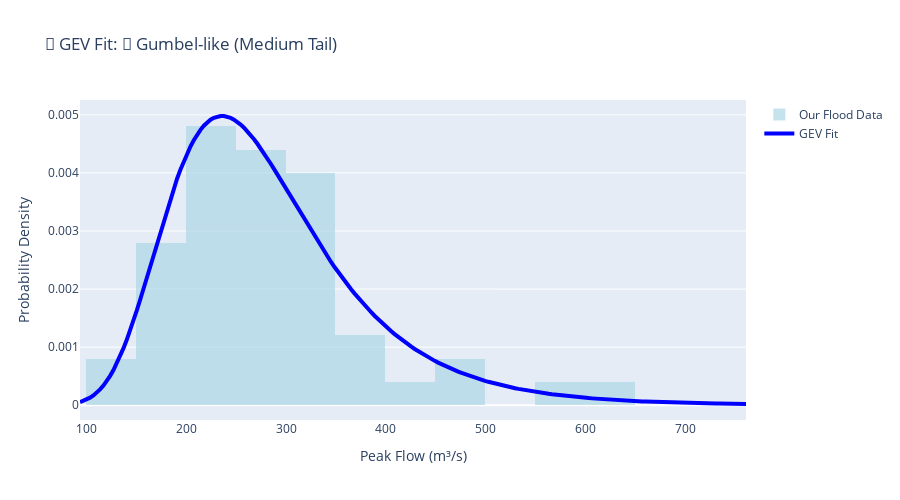

The notebook cell saved with this chart:
### Markdown cell above
---

# ⚡ Part 3: Fit GEV to Our Flood Data

Now let's fit GEV to our real flood data and see what type we get!

### Code cell
# Step 1: Fit GEV distribution (super easy!)
print("🔧 Fitting GEV to our flood data...")

# This one line does all the complex math!
gev_params = stats.genextreme.fit(flood_flows)
shape_scipy, location, scale = gev_params

# Convert to standard convention
shape = -shape_scipy  # Convert scipy convention to hydrology convention

print("\n📊 Results:")
print(f"Shape (ξ): {shape:.4f}")
print(f"Location (μ): {location:.1f} m³/s")
print(f"Scale (σ): {scale:.1f} m³/s")

# Step 2: What type did we get?
print("\n🎯 What type is this?")
if shape > 0.05:
    gev_type = "🔴 Fréchet (Heavy Tail)"
    meaning = "Extreme floods more likely than Gumbel predicts"
    advice = "Use conservative design approach!"
    color = 'red'
elif shape < -0.05:
    gev_type = "🟢 Weibull (Light Tail)"
    meaning = "Extreme floods are naturally limited"
    advice = "Standard design procedures OK"
    color = 'green'
else:
    gev_type = "🔵 Gumbel-like (Medium Tail)"
    meaning = "Standard extreme behavior - like regular Gumbel"
    advice = "Either GEV or Gumbel will work fine"
    color = 'blue'

print(f"Type: {gev_type}")
print(f"Meaning: {meaning}")
print(f"Engineering advice: {advice}")

# Step 3: Visual check - does it fit our data?
fig = go.Figure()

# Plot our data as histogram
fig.add_trace(go.Histogram(
    x=flood_flows, nbinsx=12, histnorm='probability density',
    name='Our Flood Data', opacity=0.7, marker_color='lightblue'
))

# Plot fitted GEV
x_range = np.linspace(min(flood_flows)*0.8, max(flood_flows)*1.2, 200)
gev_pdf = stats.genextreme.pdf(x_range, *gev_params)

fig.add_trace(go.Scatter(
    x=x_range, y=gev_pdf, mode='lines',
    name='GEV Fit', line=dict(color=color, width=4)
))

fig.update_layout(
    title=f'🎯 GEV Fit: {gev_type}',
    xaxis_title='Peak Flow (m³/s)',
    yaxis_title='Probability Density',
    height=500
)

fig.show()

print("\n👀 How does it look?")
print("   The red line should follow the blue bars reasonably well")
print("   If it does, our GEV model is good to use! ✅")

### Figure 1 — Plotly figure (JSON) as saved in the notebook; plotly's stock layout.template omitted (floating-point values rounded to 4 significant figures; data arrays with more than 128 entries replaced by an {"elided": "..."} marker saying what was removed)
{"data": [{"histnorm": "probability density", "marker": {"color": "lightblue"}, "name": "Our Flood Data", "nbinsx": 12, "opacity": 0.7, "type": "histogram", "x": [334, 203, 197, 183, 567, 255, 217, 335, 285, 292, 173, 229, 288, 349, 386, 348, 229, 367, 309, 160, 277, 257, 244, 238, 238, 356, 345, 117, 179, 409, 251, 251, 328, 204, 248, 230, 220, 304, 189, 634, 331, 275, 475, 284, 190, 469, 222, 327, 251, 147]}, {"line": {"color": "blue", "width": 4}, "mode": "lines", "name": "GEV Fit", "type": "scatter", "x": {"elided": "200 float values"}, "y": {"elided": "200 float values"}}], "layout": {"height": 500, "title": {"text": "🎯 GEV Fit: 🔵 Gumbel-like (Medium Tail)"}, "xaxis": {"title": {"text": "Peak Flow (m³/s)"}}, "yaxis": {"title": {"text": "Probability Density"}}}}
